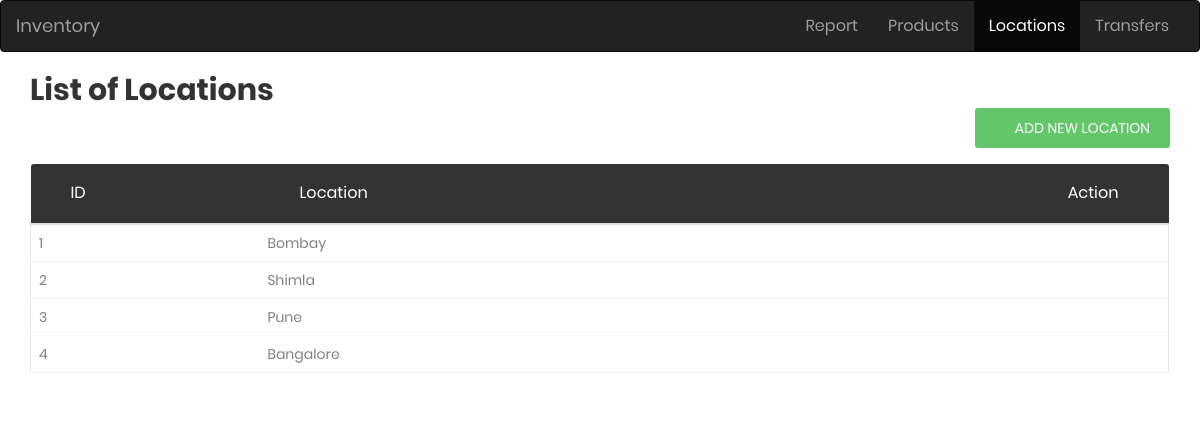
Screenshot of /locationn with the database file from the repository.
### tables this page shows
CREATE TABLE locationn (
    location_id INTEGER PRIMARY KEY AUTOINCREMENT,
    location_name TEXT NOT NULL UNIQUE
);

### app.py (the view, shortened to what this page needs)
@app.route('/locationn', methods=('GET', 'POST'))
def locationn():
    conn = get_db_connection()
    locationn = conn.execute('SELECT * FROM locationn').fetchall()
    conn.close()
    return render_template('locationn.html', locationn=locationn)

### app.py (called while the page is built)
def get_db_connection():
    conn = sqlite3.connect('database.db')
    conn.row_factory = sqlite3.Row
    return conn

### templates/locationn.html (shortened to what this page needs)
{% extends 'base.html' %} {% block content %}
<nav class="navbar navbar-inverse">
    <div class="container-fluid">
        <div class="navbar-header">
            <a class="navbar-brand" href="#">Inventory</a>
        </div>
        <ul class="nav navbar-nav" style="float: right">
            <li class="nav-item"><a href="/">Report</a></li>
            <li><a class="nav-item" href="products">Products</a></li>
            <li class="active"><a class="nav-item" href="location">Locations</a></li>
            <li><a class="nav-item" href="transfers">Transfers</a></li>
        </ul>
    </div>
</nav>
<div class="container">
    <h2>List of Locations</h2>
    <div style="float: right">
        <a href="#addModal" class="au-btn au-btn-icon au-btn--green au-btn--small" data-toggle="modal"><i
                class="zmdi zmdi-plus"></i> <span>Add New Location</span></a>
    </div>
    <br />
    <div class="row m-t-30">
        <div class="col-md-12">
            <div class="table-responsive m-b-40">
                <table class="table table-borderless table-data3">
                    <thead>
                        <tr>
                            <th>ID</th>
                            <th>Location</th>
                            <th>Action</th>
                        </tr>
                    </thead>
                    <tbody>
                        {% for i in locationn %}
                        <tr>
                            <td>{{ i['location_id'] }}</td>
                            <td>{{ i['location_name'] }}</td>
                            <td>
                                <a href="/{{ i['location_name'] }}/edit"><i class="zmdi zmdi-edit zmdi-hc-lg"
                                        data-toggle="tooltip" title="Edit">
                                        &nbsp;</i>
                                </a>
                            </td>
                        </tr>
                        {% endfor %}
                    </tbody>
                </table>
            </div>
        </div>
    </div>
</div>
{% endblock %}

### rows the page displays
locationn: location_id "1", location_name "Bombay"
locationn: location_id "2", location_name "Shimla"
locationn: location_id "3", location_name "Pune"
locationn: location_id "4", location_name "Bangalore"
